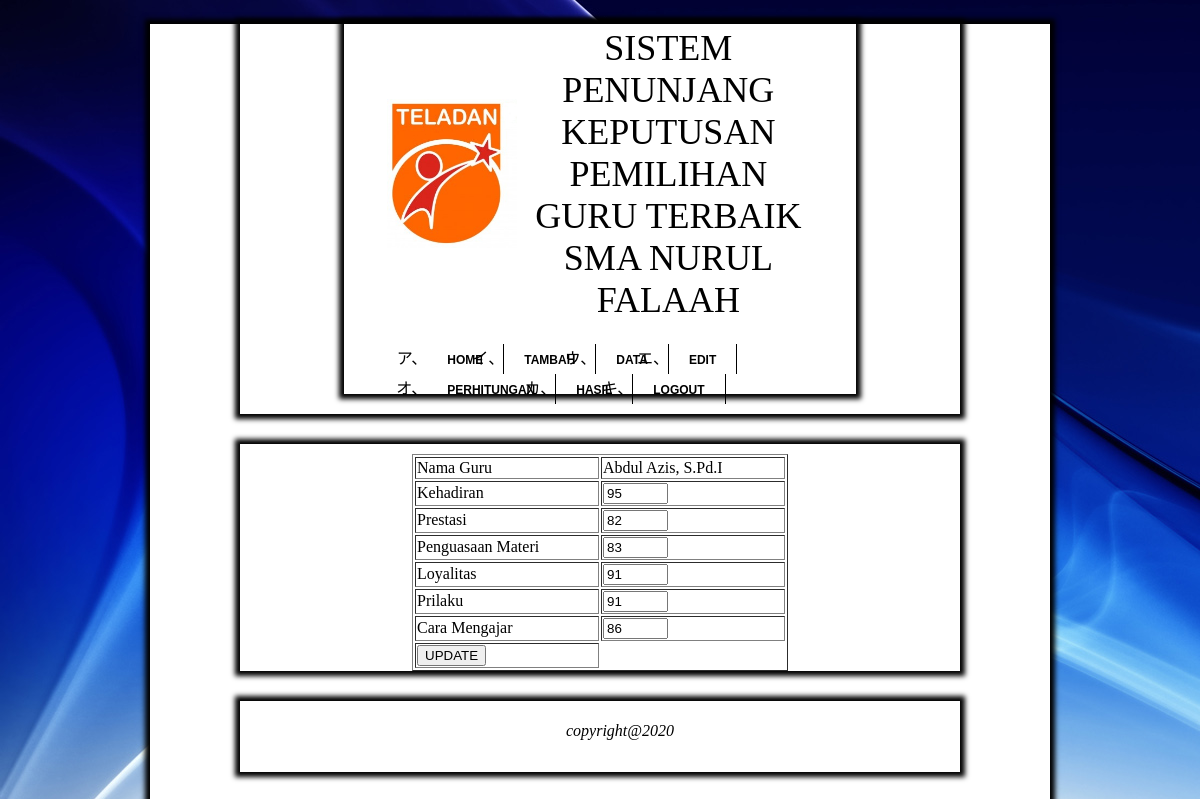
Page /admin/edit_nilai.php?id_nilai=1 (signed in) on the committed database.
### tables this page shows
CREATE TABLE IF NOT EXISTS `penilaian` (
`id_nilai` int(2) NOT NULL,
  `id_guru` int(5) DEFAULT NULL,
  `nama` varchar(55) NOT NULL,
  `c1` int(4) NOT NULL,
  `c2` int(4) NOT NULL,
  `c3` int(4) NOT NULL,
  `c4` int(4) NOT NULL,
  `c5` int(4) NOT NULL,
  `c6` int(4) NOT NULL,
  `jumlah` double DEFAULT NULL
);

### admin/edit_nilai.php (the view, shortened to what this page needs)
<?php
if (isset($_SESSION['level']))
{
	if ($_SESSION['level'] == "admin")
   {
?>
<html>
<head>
<link href="style.css" type="text/css" rel="stylesheet" />
</head>
<body>
<div id="container">
<div class="header">
<?php include "header.php"; ?>
</div>
<div class="conten">
<?php
$id_nilai=$_GET['id_nilai'];
$query=mysqli_query($GLOBALS["___mysqli_ston"], "select * from penilaian where id_nilai='$id_nilai'");
?>
<form id="FNilai" name="FNilai" action="aksi/supdate_nilai.php" method="post">
<table border="1" align="center">
<?php
while($row=mysqli_fetch_array($query)){
?>
<tr><td width="180px">Nama Guru</td> <td width="180px"><?php echo $row['nama'];?></td></tr>
<tr><td>Kehadiran</td> <td><input type="text" name="c1" size="5" required="required" value="<?php echo $row['c1'];?>" onKeyPress="return goodchars(event,'0123456789',this)"/></td></tr>
<tr><td>Prestasi</td> <td><input type="text" name="c2" size="5" required="required" value="<?php echo $row['c2'];?>" onKeyPress="return goodchars(event,'0123456789',this)"/></td></tr>
<tr><td>Penguasaan Materi</td> <td><input type="text" name="c3" size="5" required="required" value="<?php echo $row['c3'];?>" onKeyPress="return goodchars(event,'0123456789',this)"/></td></tr>
<tr><td>Loyalitas</td> <td><input type="text" name="c4" size="5" required="required" value="<?php echo $row['c4'];?>" onKeyPress="return goodchars(event,'0123456789',this)"/></td></tr>
<tr><td>Prilaku</td> <td><input type="text" name="c5" size="5" required="required" value="<?php echo $row['c5'];?>" onKeyPress="return goodchars(event,'0123456789',this)"/></td></tr>
<tr><td>Cara Mengajar</td> <td><input type="text" name="c6" required="required" size="5" value="<?php echo $row['c6'];?>" onKeyPress="return goodchars(event,'0123456789',this)"/></td></tr>
<tr>
<td><input type="submit" value="UPDATE" name="simpan" /></td>
</tr>
</table>
<?php
}
?>
</div>
<div class="footer">
<?php include "footer.php"; ?>
</div>
</div>
</body>
</html>
<?php
   }
}
?>

### admin/style.css (style rules this page uses)
body { background-image:url(../img/bg.jpg); background-attachment:fixed; background-repeat:repeat; }
#container { margin-top:2%; margin-left:17%; margin-right:17%; margin-bottom:auto; background-color:white; -moz-box-shadow: 0 0 5px 5px black; -webkit-box-shadow: 0 0 5px 5px black; box-shadow: 0 0 5px 5px blcak; height:auto; }
.header { background-color:white; margin-top:15px; padding-bottom:20px; padding-left:40px; padding-right:40px; }
.conten { background-color:white; height:auto; margin-left:5%; margin-right:5%; }

### css/style.css (style rules this page uses)
body { background-image:url(../img/bg.jpg); background-attachment:fixed; background-repeat:repeat; }
#container { margin-top:2%; margin-left:12%; margin-right:12%; margin-bottom:auto; background-color:no; height:auto; }
.header { background-color:white; margin-left:10%; margin-right:10%; -moz-box-shadow: 0 0 5px 5px black; -webkit-box-shadow: 0 0 5px 5px black; box-shadow: 0 0 5px 5px black; }
.conten { background-color:white; height:auto; margin-top:30px; margin-left:10%; margin-right:10%; padding-top:10px; -moz-box-shadow: 0 0 5px 5px black; -webkit-box-shadow: 0 0 5px 5px black; box-shadow: 0 0 5px 5px black; }

### rows in the picture
penilaian: nama "Abdul Azis, S.Pd.I", c1 "95", c2 "82", c3 "83", c4 "91", c5 "91", c6 "86"
